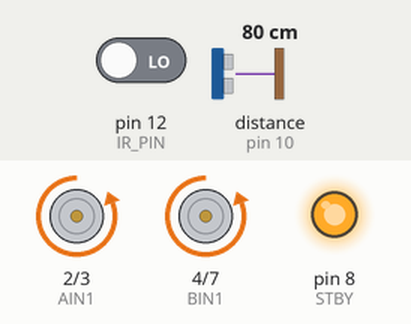
Recording of a sketch running on a simulated Arduino Uno, built with avr-gcc and run on an emulated ATmega328P. On the bench: motor-driver pin pairs drawn as motors (green arrow = first pin HIGH = forward, orange = second pin HIGH = backward, longer = more drive, scaled by the enable pin, stopped while the standby pin is LOW), output pins drawn as LEDs (lit = HIGH). Wiring (inferred from the names in the program): ultrasonic range finder: trigger pin 9; echo pin 10. The inputs (shaded band) are chosen by the test bench; at power-on: pin 12 (IR_PIN) LOW, distance to the obstacle (sensor on pin 10) 80 cm. The echo pulse lasts 58.3 µs per cm; pins used as bus, display or sensor lines are not drawn.

Above: at 1.2 s.
1.3 s: pin 12 (IR_PIN) driven HIGH
At 2.1 s:
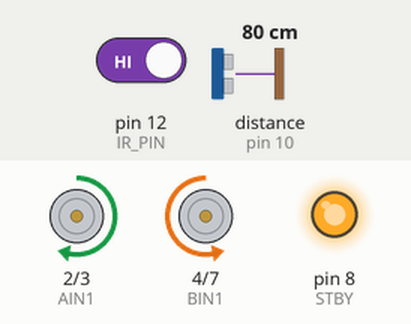
2.9 s: distance to the obstacle (sensor on pin 10) set to 41 cm
4.4 s: distance to the obstacle (sensor on pin 10) set to 35 cm
At 5.6 s:
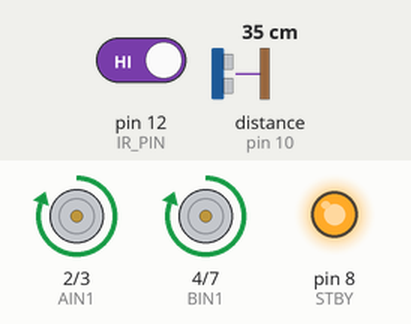
5.9 s: pin 12 (IR_PIN) driven LOW
At 6.3 s:
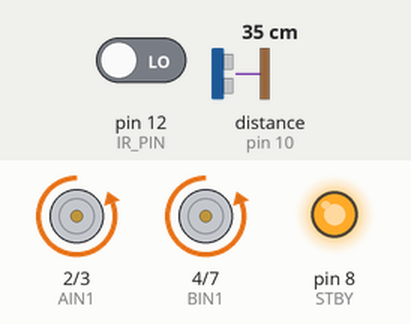
Timing chart, 0 to 8.4 s (numbered marks = the images above; inputs shaded):
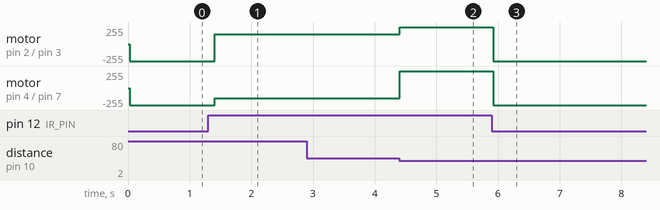

Measured:
- the behaviour switches between 38 and 37 cm on distance to the obstacle (sensor on pin 10) (found by bisection; images 1 and 2)
- after the input at 1.3 s, motor on pin 2 (AIN1) / pin 3 (AIN2): backward 255/255 → forward 150/255 after 0.11 s; motor on pin 4 (BIN1) / pin 7 (BIN2): backward 255/255 → backward 150/255 after 0.11 s
- after the input at 2.9 s, every drawn part: stays the same
- after the input at 4.4 s, motor on pin 2 (AIN1) / pin 3 (AIN2): forward 150/255 → forward 255/255 at once; motor on pin 4 (BIN1) / pin 7 (BIN2): backward 150/255 → forward 255/255 at once
- after the input at 5.9 s, motor on pin 2 (AIN1) / pin 3 (AIN2), motor on pin 4 (BIN1) / pin 7 (BIN2): forward 255/255 → backward 255/255 at once

The sketch:

SUMO_Jan13.ino
```cpp
// ===== MOTOR DRIVER (TB6612FNG - I think?) =====
#define STBY 8
#define PWMA 6
#define AIN1 2
#define AIN2 3
#define BIN1 4
#define BIN2 7
#define PWMB 5

// ===== SENSORS =====
#define TRIG_PIN 9
#define ECHO_PIN 10
#define IR_PIN 12   // MH-Sensor D0

// ===== CONSTANTS =====
#define MAX_SPEED 255
#define SEARCH_SPEED 150
#define ATTACK_DISTANCE 36.5   // cm
#define IR_CONFIRM_TIME 25   // ms (noise filter)

// ===== SETUP =====
void setup() {
  pinMode(STBY, OUTPUT);
  pinMode(PWMA, OUTPUT);
  pinMode(AIN1, OUTPUT);
  pinMode(AIN2, OUTPUT);
  pinMode(BIN1, OUTPUT);
  pinMode(BIN2, OUTPUT);
  pinMode(PWMB, OUTPUT);

  pinMode(TRIG_PIN, OUTPUT);
  pinMode(ECHO_PIN, INPUT);
  pinMode(IR_PIN, INPUT);

  digitalWrite(STBY, HIGH); // enable motors
}

// ===== MOTOR CONTROL =====
void forward(int speed) {
  digitalWrite(AIN1, HIGH);
  digitalWrite(AIN2, LOW);
  digitalWrite(BIN1, HIGH);
  digitalWrite(BIN2, LOW);
  analogWrite(PWMA, speed);
  analogWrite(PWMB, speed);
}

void backward(int speed) {
  digitalWrite(AIN1, LOW);
  digitalWrite(AIN2, HIGH);
  digitalWrite(BIN1, LOW);
  digitalWrite(BIN2, HIGH);
  analogWrite(PWMA, speed);
  analogWrite(PWMB, speed);
}

void search() {
  // spin in place to find opponent
  digitalWrite(AIN1, HIGH);
  digitalWrite(AIN2, LOW);
  digitalWrite(BIN1, LOW);
  digitalWrite(BIN2, HIGH);
  analogWrite(PWMA, SEARCH_SPEED);
  analogWrite(PWMB, SEARCH_SPEED);
}

// ===== ULTRASONIC =====
long getDistance() {
  digitalWrite(TRIG_PIN, LOW);
  delayMicroseconds(2);
  digitalWrite(TRIG_PIN, HIGH);
  delayMicroseconds(10);
  digitalWrite(TRIG_PIN, LOW);

  long duration = pulseIn(ECHO_PIN, HIGH, 25000);
  if (duration == 0) return 999;
  return duration * 0.034 / 2;
}

// ===== IR CONFIRMATION (BLACK LINE / UNDER ROBOT) =====
bool dangerBelow() {
  unsigned long start = millis();
  while (millis() - start < IR_CONFIRM_TIME) {
    if (digitalRead(IR_PIN) == HIGH) {
      return false; // safe floor detected again
    }
  }
  return true; // confirmed danger (edge or robot)
}

// ===== MAIN LOOP =====
void loop() {
  long distance = getDistance();

  // DEFENSE MODE: another robot is underneath us
  if (digitalRead(IR_PIN) == LOW && dangerBelow()) {
    backward(MAX_SPEED);
    delay(250);  // back up enough to be safe
  }

  // ATTACK MODE
  else if (distance <= ATTACK_DISTANCE) {
    forward(MAX_SPEED);
  }

  // SEARCH MODE
  else {
    search();
  }
}
```
